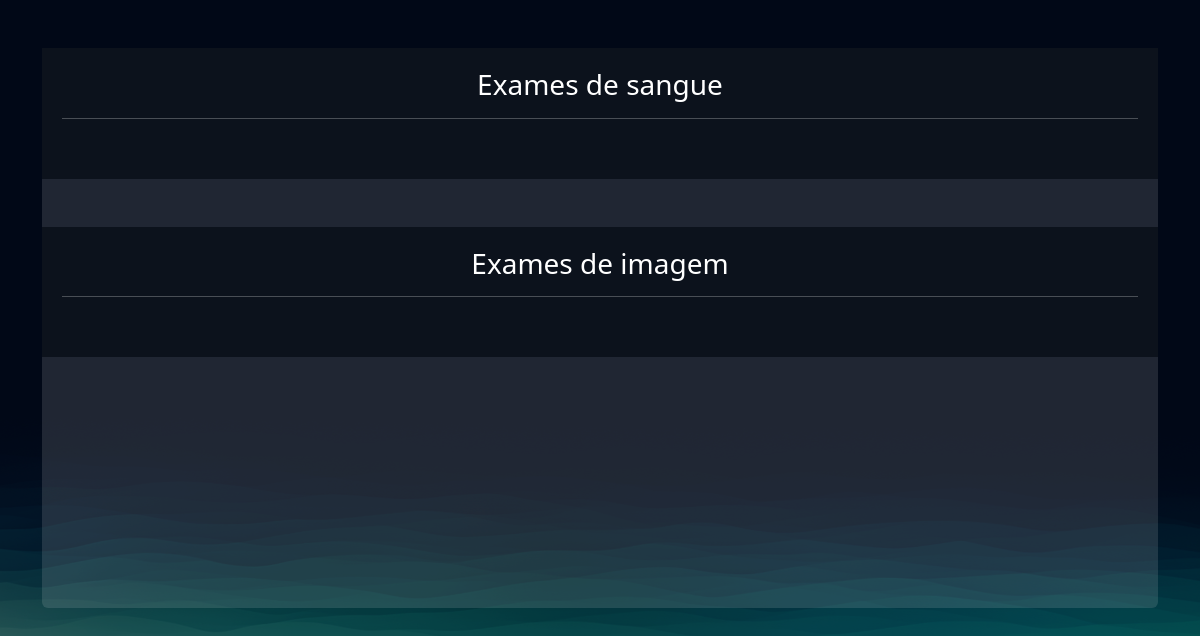
/exames/gerenciar_exames/ (signed in), run on an earlier commit of the app's database.
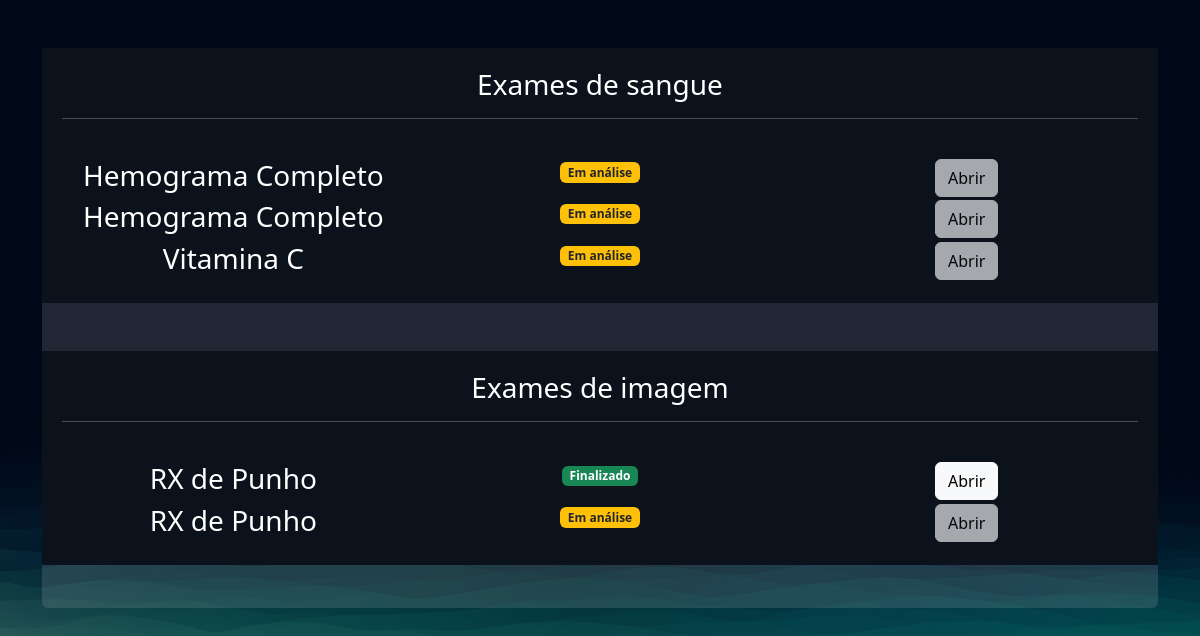
And on a later commit of the database.
### exames/models.py (models this page shows, shortened)
class SolicitacaoExame(models.Model):
    choice_status = (
        ('E', 'Em análise'),
        ('F', 'Finalizado')
    )
    usuario = models.ForeignKey(User, on_delete=models.DO_NOTHING)
    exame = models.ForeignKey(TiposExames, on_delete=models.DO_NOTHING)
    status = models.CharField(max_length=2, choices=choice_status)
    resultado = models.FileField(upload_to="resultados", null=True, blank=True)
    requer_senha = models.BooleanField(default=False)
    senha = models.CharField(max_length=6, null=True, blank=True)
    def badge_template(self):
        if self.status == 'E':
            classes = 'bg-warning text-dark'
            texto = "Em análise"
        elif self.status == 'F':
            classes = 'bg-success'
            texto = "Finalizado"
        return mark_safe(f'<span class="badge {classes}">{texto}</span>')

class TiposExames(models.Model):
    tipo_choices = (
        ('I', 'Exames de Imagem'),
        ('S', 'Exames de Sangue')
    )
    nome = models.CharField(max_length=50)
    tipo = models.CharField(max_length=1)
    preco = models.FloatField()
    disponivel = models.BooleanField(default=True)
    horario_inicial = models.IntegerField()
    horario_final = models.IntegerField()

### exames/views.py (the view)
# urls.py: path('gerenciar_exames/', views.gerenciar_exames, name="gerenciar_exames"),
@login_required
def gerenciar_exames(request):
    exames = SolicitacaoExame.objects.filter(usuario=request.user)
    return render(request, 'gerenciar_exames.html', {'exames': exames})

### exames/templates/gerenciar_exames.html (shortened to what this page needs)
{% extends "bases/base.html" %}
{% load static %}
{% block 'head' %}
    <link href="{% static 'exames/css/css.css' %}" rel="stylesheet">
    <link href="{% static 'exames/css/gerenciar_pedidos.css' %}" rel="stylesheet">
    <link href="{% static 'exames/css/gerenciar_exames.css' %}" rel="stylesheet">
{% endblock 'head' %}
{% block 'conteudo' %}
    <br>
    <br>
    <div class="container">
        <div class="card card-view">
            <div class="sub-card">
                <h3>Exames de sangue</h3>
                <hr>
                <br>
                {% for exame in exames %}
                    {% if exame.exame.tipo == 'S' %}
                        <div class="row">
                            <div class="col-md"><h3>{{exame.exame.nome}}</h3></div>
                            <div class="col-md">
                                {{exame.badge_template}}
                            </div>
                            <div class="col-md">
                                {% if exame.status == 'F' %}
                                    <a href="{% url 'permitir_abrir_exame' exame.id %}" class="btn btn-light">Abrir</a>
                                {% else %}
                                    <a href="#" class="btn btn-light disabled">Abrir</a>
                                {% endif %}
                            </div>
                        </div>
                    {% endif %}
                {% endfor %}
            </div>
            <br>
            <br>
            <div class="sub-card">
                <h3>Exames de imagem</h3>
                <hr>
                <br>
                {% for exame in exames %}
                    {% if exame.exame.tipo == 'I' %}
                        <div class="row">
                            <div class="col-md"><h3>{{exame.exame.nome}}</h3></div>
                            <div class="col-md">
                                {{exame.badge_template}}
                            </div>
                            <div class="col-md">
                                {% if exame.status == 'F' %}
                                    <a href="{% url 'permitir_abrir_exame' exame.id %}" class="btn btn-light">Abrir</a>
                                {% else %}
                                    <a href="#" class="btn btn-light disabled">Abrir</a>
                                {% endif %}
                            </div>
                        </div>
                    {% endif %}
                {% endfor %}
            </div>
        </div>
    </div>
{% endblock 'conteudo' %}

### templates/bases/base.html (shortened to what this page needs)
{% load static %}
<!doctype html>
<html lang="pt-BR">
<head>
    <link href="https://cdn.jsdelivr.net/npm/bootstrap@5.3.1/dist/css/bootstrap.min.css" rel="stylesheet">
    <link rel="stylesheet" href="{% static 'geral/css/base.css' %}">
    {% block 'head' %}{% endblock %}
</head>
<body>
    {% block 'conteudo' %}{% endblock %}
</body>
</html>

### templates/static/geral/css/base.css (style rules this page uses)
:root { --main-color: #151C34; --dark-color: #0C121C ; --light-color: #6DE6EE; --contrast-color: #f4c96b; --differential-color: #066668; }
* { color: white }

### templates/static/exames/css/css.css (style rules this page uses)
body { background-image: url('/static/geral/img/bg2.png'); background-size: cover; }
.card { background-color: rgba(217, 217, 217, .14); color: white; padding: 15px; }

### templates/static/exames/css/gerenciar_pedidos.css (style rules this page uses)
.card-view { text-align: center; padding: 0; border: none; height: 70vh; }

### templates/static/exames/css/gerenciar_exames.css (style rules this page uses)
.sub-card { background-color: var(--dark-color); padding: 20px; }

What changed in the data, as far as the page shows it:
added SolicitacaoExame: exame.nome "Hemograma Completo", badge_template "Em análise", shows "Abrir", shown under "Exames de sangue"
added SolicitacaoExame: exame.nome "Hemograma Completo", badge_template "Em análise", shows "Abrir", shown under "Exames de sangue"
added SolicitacaoExame: exame.nome "Vitamina C", badge_template "Em análise", shows "Abrir", shown under "Exames de sangue"
added SolicitacaoExame: exame.nome "RX de Punho", badge_template "Finalizado", shows "Abrir", shown under "Exames de imagem"
added SolicitacaoExame: exame.nome "RX de Punho", badge_template "Em análise", shows "Abrir", shown under "Exames de imagem"
